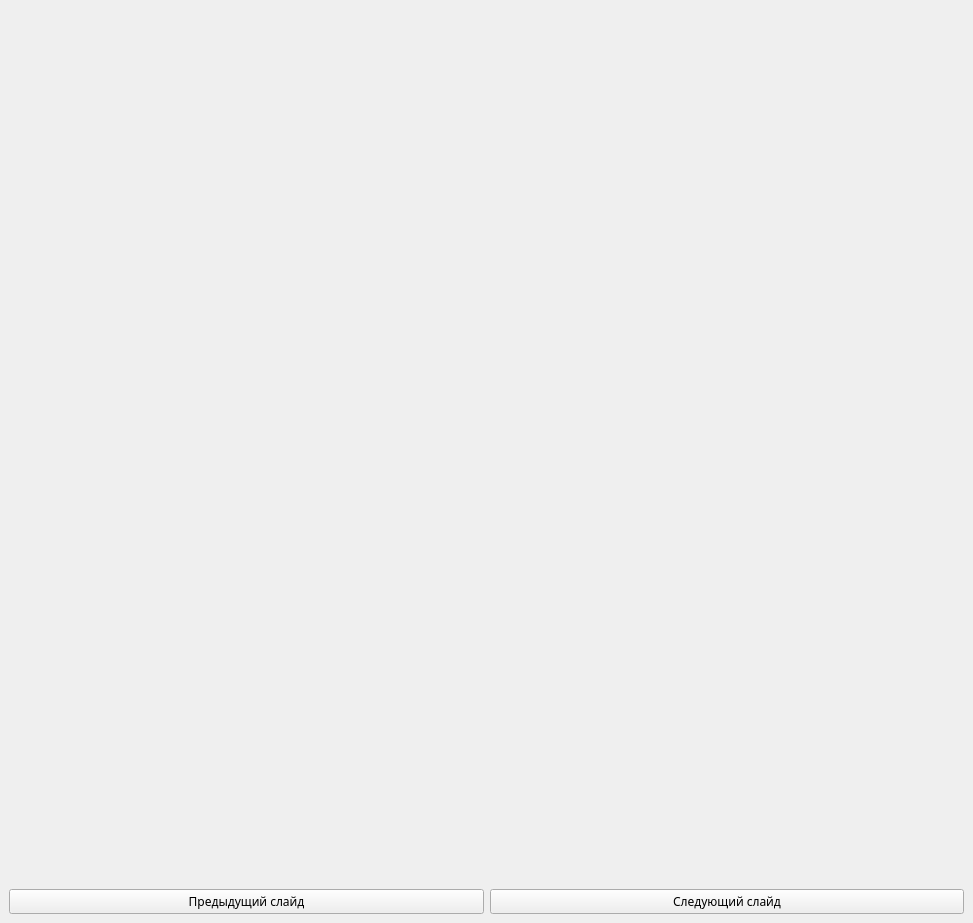
<?xml version="1.0" encoding="UTF-8"?>
<ui version="4.0">
 <class>MainWindow</class>
 <widget class="QMainWindow" name="MainWindow">
  <property name="geometry">
   <rect>
    <x>0</x>
    <y>0</y>
    <width>973</width>
    <height>923</height>
   </rect>
  </property>
  <property name="windowTitle">
   <string>MainWindow</string>
  </property>
  <widget class="QWidget" name="centralwidget">
   <layout class="QVBoxLayout" name="verticalLayout">
    <item>
     <widget class="QLabel" name="label">
      <property name="text">
       <string/>
      </property>
      <property name="pixmap">
       <pixmap>data/1/present/1.jpeg</pixmap>
      </property>
     </widget>
    </item>
    <item>
     <layout class="QHBoxLayout" name="horizontalLayout">
      <item>
       <widget class="QPushButton" name="pushButton">
        <property name="minimumSize">
         <size>
          <width>2</width>
          <height>0</height>
         </size>
        </property>
        <property name="font">
         <font>
          <family>Impact</family>
          <pointsize>9</pointsize>
         </font>
        </property>
        <property name="text">
         <string>Предыдущий слайд</string>
        </property>
       </widget>
      </item>
      <item>
       <widget class="QPushButton" name="pushButton_2">
        <property name="font">
         <font>
          <family>Impact</family>
          <pointsize>9</pointsize>
         </font>
        </property>
        <property name="text">
         <string>Следующий слайд</string>
        </property>
       </widget>
      </item>
     </layout>
    </item>
   </layout>
  </widget>
 </widget>
 <resources/>
 <connections/>
</ui>
